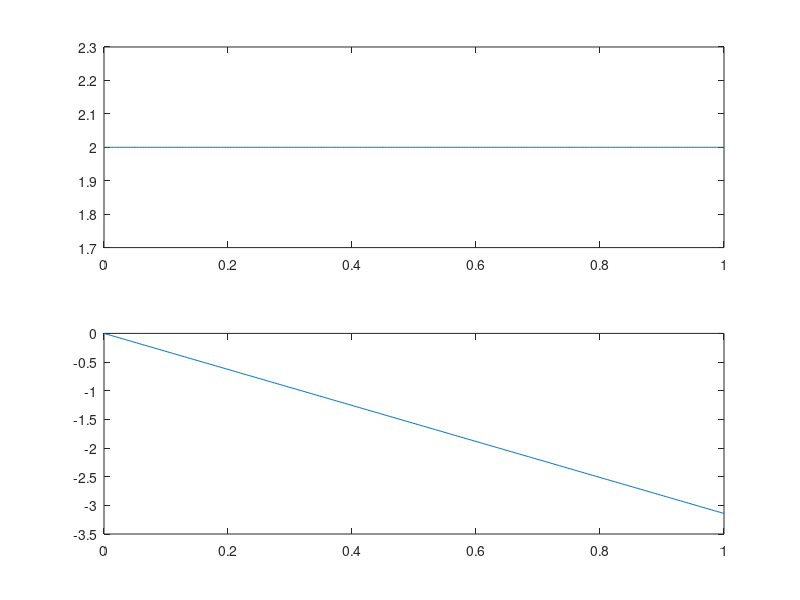

The MATLAB script that drew this image:
omega=(0:400)*pi/400; 
b=[0 2];
H=freqz(b,1,omega);
subplot(2,1,1); 
plot(omega/pi,abs(H));
subplot(2,1,2); 
plot(omega/pi,angle(H));